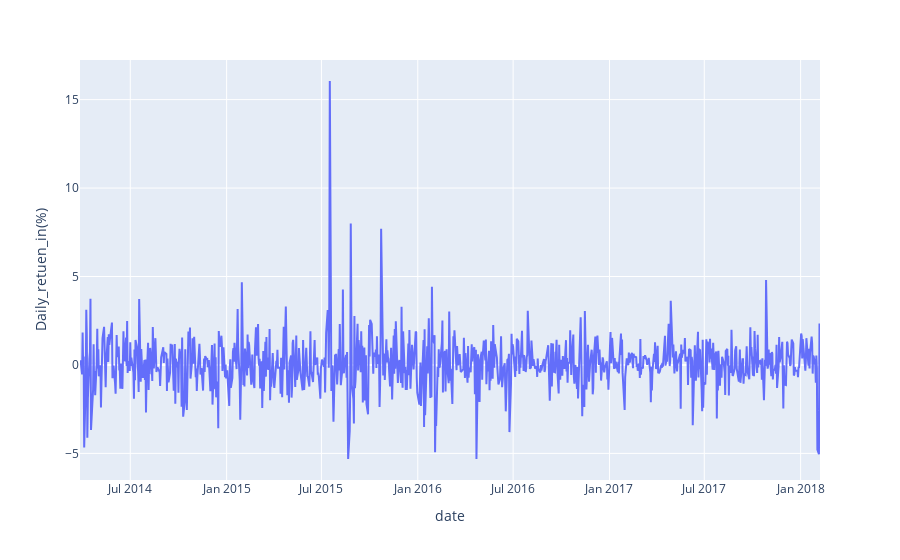

The code cell stored with this chart in its notebook:
### Code cell
px.line(google_data ,x ="date", y ="Daily_retuen_in(%)")

### Figure 1 — Plotly figure (JSON) as saved in the notebook; plotly's stock layout.template omitted (floating-point values rounded to 4 significant figures; data arrays with more than 128 entries replaced by an {"elided": "..."} marker saying what was removed)
{"data": [{"hovertemplate": "date=%{x}<br>Daily_retuen_in(%)=%{y}<extra></extra>", "legendgroup": "", "line": {"color": "#636efa", "dash": "solid"}, "marker": {"symbol": "circle"}, "mode": "lines", "name": "", "orientation": "v", "showlegend": false, "type": "scatter", "x": {"elided": "975 str values"}, "xaxis": "x", "y": {"elided": "975 float values"}, "yaxis": "y"}], "layout": {"legend": {"tracegroupgap": 0}, "margin": {"t": 60}, "xaxis": {"anchor": "y", "domain": [0, 1], "title": {"text": "date"}}, "yaxis": {"anchor": "x", "domain": [0, 1], "title": {"text": "Daily_retuen_in(%)"}}}}
